Frame 1 (no input): blank canvas, image omitted
Frame 60 (no input): blank canvas, image omitted
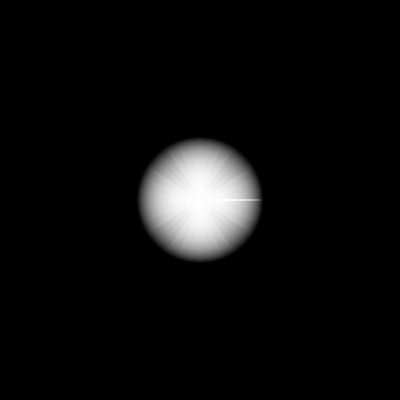
Frame 120 (the mouse pressed at the canvas centre since frame 60)

The p5.js sketch whose frames 1 and 60 were blank and that drew this single picture after the mouse press (run headless with seeded random() and noise() and a simulated clock; from frame 60 on, the mouse is pressed at the canvas centre):

// p5.js sketch
// ── sketch.js
function setup() {
  createCanvas(400, 400);
  background(0);
  noFill();
}

function draw() {
  
}

function mousePressed(){
 
  
  for(var i =0; i<255; i++) {
    
    stroke(255,255-i);
    ellipse(mouseX,mouseY,i*.5);
  }
}
